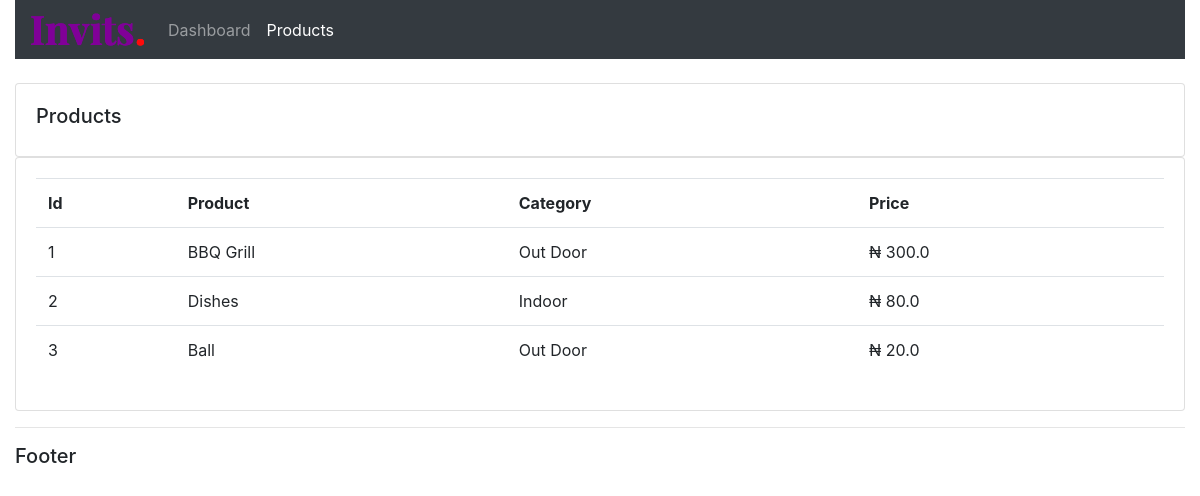
Screenshot of /products/ with the database file from the repository.
### account/models.py (models this page shows, shortened)
class Product(models.Model):
    CATEGORY = [
        ('Indoor', 'Indoor'),
        ('Out Door', 'Out Door')
    ]
    name = models.CharField(max_length=50, null=True)
    price = models.FloatField()
    category = models.CharField(max_length=50, null=True, choices=CATEGORY)
    description = models.TextField(null=True, blank=True)
    tags = models.ManyToManyField(Tag)
    date_created = models.DateTimeField(auto_now_add=True)

### account/views.py (the view)
# urls.py: path('products/', views.products, name='products'),
def products(request):
    products = Product.objects.all()
    context = {'products': products}
    return render(request, "account/products.html", context)

### account/templates/account/products.html
{% extends 'account/main.html' %}
{% block content %}
		<div class="row">
			<div class="col-md">
				<div class="card card-body">
					<h5>Products</h5>
				</div>
				<div class="card card-body">
					<table class="table">
						<tr>
                            <th>Id</th>
							<th>Product</th>
							<th>Category</th>
							<th>Price</th>
						</tr>
						{% for product in products  %}
                          <tr>
                              <td>{{ forloop.counter }}</td>
                              <td>{{ product.name }}</td>
                              <td>{{ product.category }}</td>
                              <td>&#8358; {{ product.price }}</td>
                          </tr>
                        {% endfor %}
					</table>
				</div>
			</div>
		</div>
{% endblock content %}

### static/css/main.css (style rules this page uses)
body { background-color: #ebeff5; }

### rows the page displays
Product: name "BBQ Grill", category "Out Door", price "300.0"
Product: name "Dishes", category "Indoor", price "80.0"
Product: name "Ball", category "Out Door", price "20.0"
